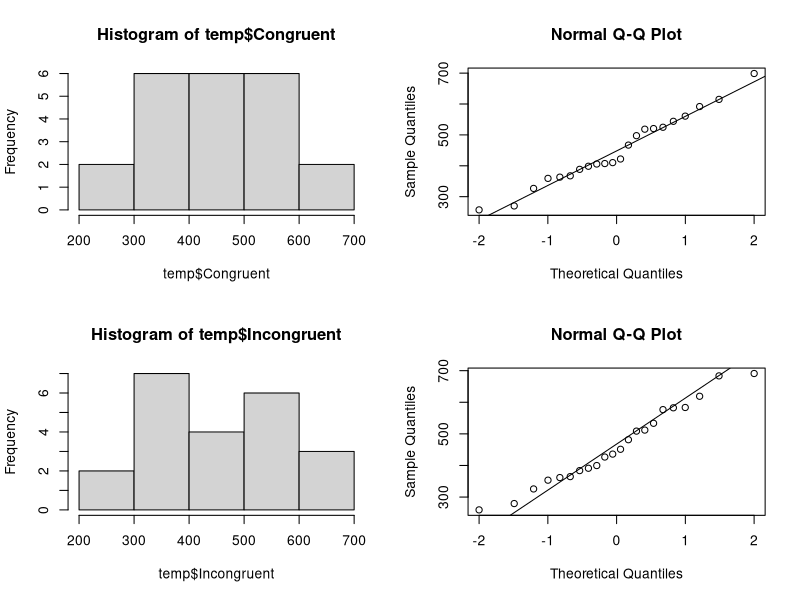
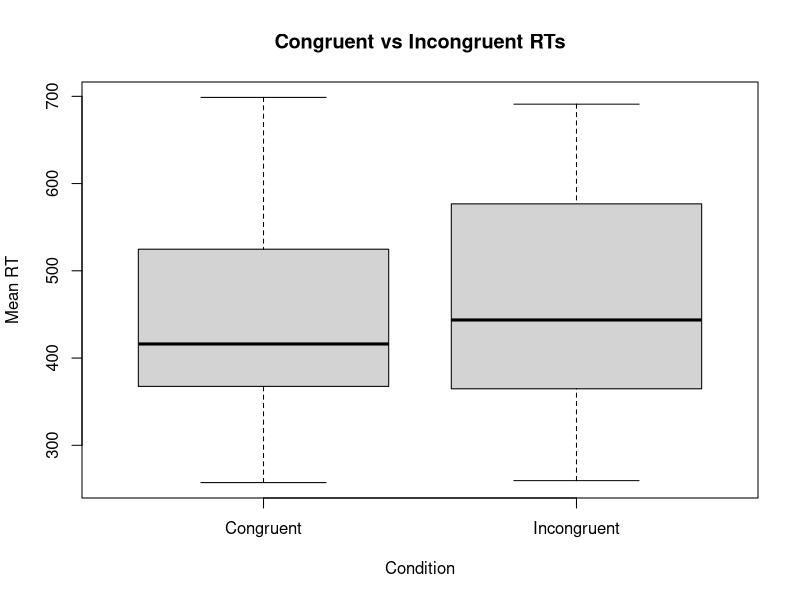

These charts were generated, in order, by the following R code:
# R teaching Workshops.
# Lotte Meteyard, 2017
# School of Psychology and Clinical Language Sciences,University of Reading

################## ASSESSMENT #############

#Model answer

#Part 1

#Load in data
dat <- read.table(file="AssessmentData.txt",header=TRUE)

#check number of list orders
unique(dat$List.Order)  #there are six different list orders
length(unique(dat$List.Order))

#Check structure of data
str(dat)  #Subject and MeanRT are integer.
# List.Order, Congruence, ImpPerf and ObjInstr are Factors.

#Check labelling
unique(dat$Congruence)  
unique(dat$ImpPerf)
unique(dat$ObjInstr)  #each one has two levels

#Relabelling
#load package plyr
library(plyr) 
#relabel
dat$ImpPerf<-revalue(dat$ImpPerf, c("Perfect" = "Perfective", "Imperfect" = "Imperfective"))
#check relabelling
unique(dat$ImpPerf)


#detach plyr and activate dplyr
detach("package:plyr", unload=TRUE)
library(dplyr)

#select out data for Subject, Congruence and MeanRT
temp<-select(dat,Subject,Congruence,MeanRT)

#melt and case to get two columns for congruence
#load reshape2
library(reshape2)
#melt data
x<-melt(temp,id.vars=c("Subject","Congruence"),
           variable.name = "RT",
           variable.value = "RT_value"
           )
#check melt has worked
head(x)

#case data
temp <- dcast(x,Subject + RT ~ Congruence,
              fun.aggregate = mean, na.rm = TRUE)
#check cast has worked
head(temp)

#check normality
#set up plotting window
par(mfrow=c(2,2))
#histogram
hist(temp$Congruent)
#qq plot
qqnorm(temp$Congruent)
qqline(temp$Congruent)
#histogram
hist(temp$Incongruent)
#qq plot
qqnorm(temp$Incongruent)
qqline(temp$Incongruent)
#looks OK - data for qq plots falls along the line reasonably well, histograms are alright

#test to compare RTs for Congruent vs Incongruent conditions
t.test(temp$Congruent,temp$Incongruent,paired = TRUE)

#boxplot, with labelled titles and axes
#set up one plotting window
par(mfrow=c(1,1))
#boxplot with titles and axes labelled
boxplot(temp$Congruent,temp$Incongruent, main = "Congruent vs Incongruent RTs", ylab = "Mean RT",
        names = c("Congruent", "Incongruent"), xlab = "Condition")

#descriptive statistics
#use psych and original data to get means, sd etc.
#load psych package
library(psych)
#look at orginal data
head(dat)
#get descriptive statistics for MeanRT by levels/conditions in Congruence
#this code takes descriptive statistics from the raw data, not the subject average data
describeBy(dat$MeanRT,list(dat$Congruence))
#this code would give descriptive stats for the averaged data
mean(temp$Congruent)
mean(temp$Incongruent)
sd(temp$Congruent)
sd(temp$Incongruent)
min(temp$Congruent)
min(temp$Incongruent)
max(temp$Congruent)
max(temp$Incongruent)




